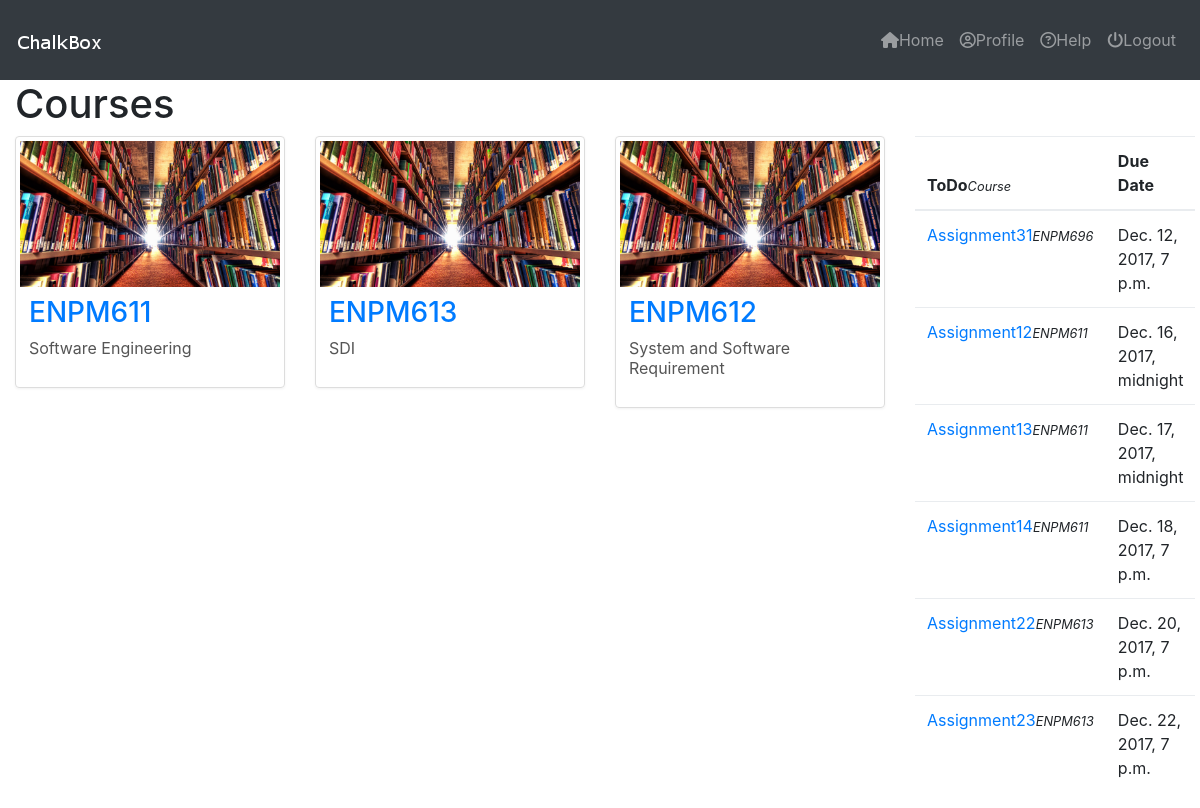
Before: /courses/ (signed in) with the older database file.
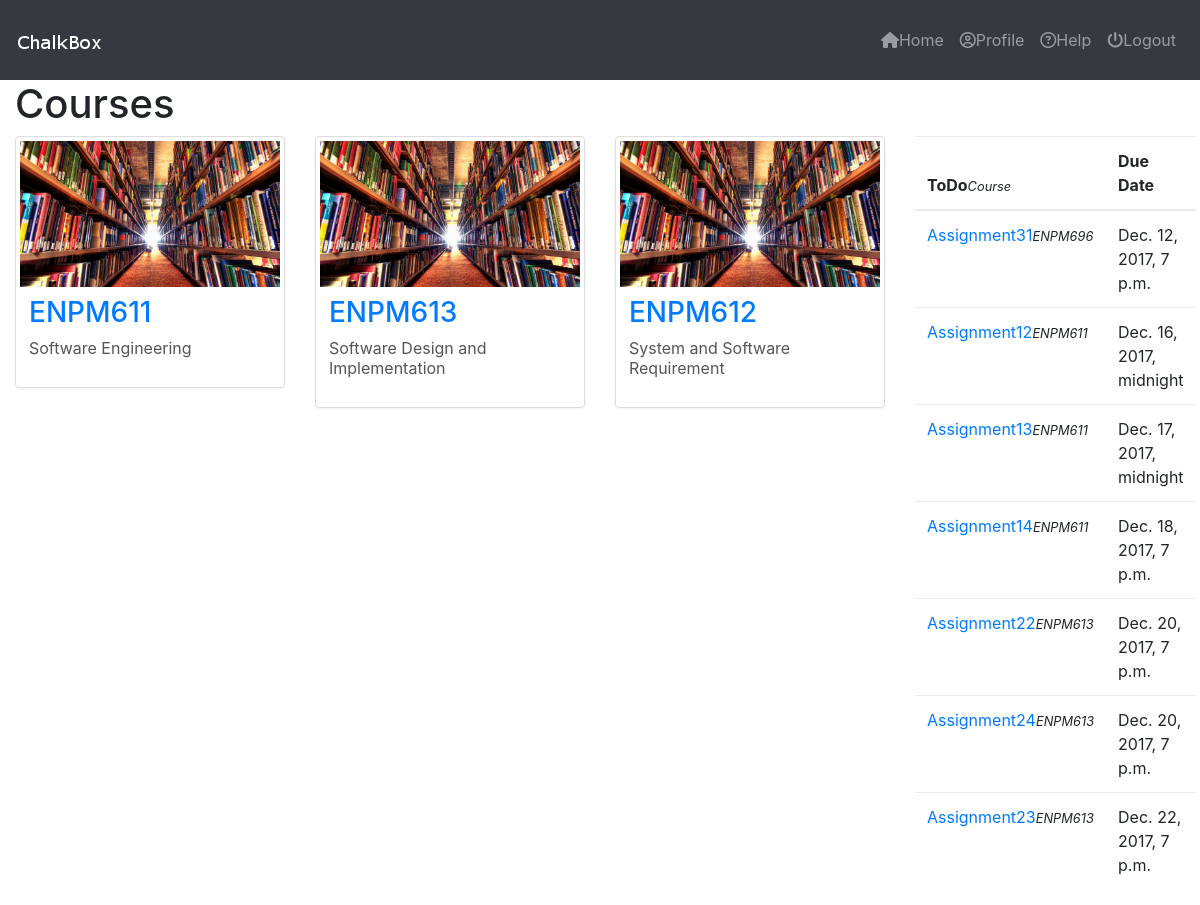
After: the same page with the newer database file.
### courses/models.py (models this page shows, shortened)
class Course(models.Model):
    course_code = models.CharField(max_length=120)
    course_title = models.CharField(max_length=120)
    course_description = models.TextField(blank=True)
    updated     = models.DateTimeField(auto_now=True)
    timestamp   = models.DateTimeField(auto_now_add=True)
    syllabus	= models.FileField(null=True, blank=True)
    publish_syllabus   = models.BooleanField(default=False)
    def get_absolute_url(self):
    	return reverse("courses:detail", kwargs={"cid": self.id})

### assignments/models.py (models this page shows, shortened)
class Assignment(models.Model):
	course = models.ForeignKey(Course)
	title = models.CharField(max_length=120, unique=True)
	due_date = models.DateTimeField()
	total_points	= models.IntegerField()
	description = models.TextField(blank=True)
	updated     = models.DateTimeField(auto_now=True)
	timestamp   = models.DateTimeField(auto_now_add=True)
	question	= models.FileField(null=True, blank=True)
	publish		= models.BooleanField(default=False)
	def is_past_due(self):
		return timezone.now() > self.due_date

### courses/views.py (the view)
def course_home(request):
	user = User(id=request.user.id)
	assignments = Assignment.objects.all().order_by('due_date')
	courses = user.courses.all()
	context = {
		"object_list": courses,
		"todo": assignments,
		"title": "Courses",
	}
	return render(request, "course/course_home.html", context)

### templates/course/course_home.html (shortened to what this page needs)
{% extends "base_navbar.html" %}
{% load staticfiles %}
{% block content %}
<div class="content">
       <div class="container-fluid">
              <div class="row">
                     <div class="col-md-9">
              	<h1>{{ title }}</h1>
                     <div class="row">
              		{% for obj in object_list %}
              		<div class="col-sm-6 col-md-4">
                     		<div class="thumbnail">
                     			<img src="{% static 'img/book.jpg' %}" alt>
                     			<div class="caption">
                     				<h3><a href='{{ obj.get_absolute_url }}'>{{ obj.course_code }}</a></h3>
                     				<p>{{ obj.course_title }}</p>
                     			</div>
                     	       </div>
                            </div>
              	      {% endfor %}
              	</div>
                     </div>
                     <div class="col-md-3" style="padding-top: 7vh;">
                            <table class="table">
                            <thead>
                            <tr>
                                   <th scope="col">ToDo<small><i>Course</i></small></small></th>
                                   <th scope="col">Due Date</th>
                            </tr>
                            </thead>
                            <tbody>
                                   {% for obj in todo %}
                                   {% if obj.is_past_due == False %}
                                   <tr>
                                   <td><a href='{% url "courses:assignments:assignment_detail" cid=obj.course.id aid=obj.id %}'>{{ obj.title }}</a><small><i>{{ obj.course.course_code }}</i></small></td>
                                   <td>{{ obj.due_date }}</td>
                                   </tr>
                                   {% endif %}
                                   {% endfor %}
                            </tbody>
                            </table>
                     </div>
              </div>
       </div>
</div>
{% endblock %}

### templates/base_navbar.html (shortened to what this page needs)
{% extends "base.html" %}
{% block navbar %}
    <ul class="navbar-nav ml-auto">
      <li class="nav-item">
        <a class="nav-link" href='{% url "home" %}'><i class="fa fa-home" aria-hidden="true"></i>Home<span class="sr-only">(current)</span></a>
      </li>
      <li class="nav-item">
        <a class="nav-link" href='{% url "profile:user_profile" %}'><i class="fa fa-user-circle-o" aria-hidden="true"></i>Profile <span class="sr-only">(current)</span></a>
      </li>
      <li class="nav-item">
        <a class="nav-link" href="{% url 'help' %}"><i class="fa fa-question-circle-o" aria-hidden="true"></i>Help <span class="sr-only">(current)</span></a>
      </li>
      <li class="nav-item">
        <a class="nav-link" href="{% url 'logout' %}"><i class="fa fa-power-off" aria-hidden="true"></i>Logout <span class="sr-only">(current)</span></a>
      </li>
    </ul>
{% endblock %}

### templates/base.html (shortened to what this page needs)
{% load staticfiles %}
<!doctype html>
<html lang="en">
		<head>
				{% include 'main_css.html' %}
		</head>
		<body>
				<header>
						<nav class="navbar navbar-expand-md navbar-dark fixed-top bg-dark">
								<a class="navbar-brand" href='{% url "home" %}'><img src="{% static 'img/chalkbox.png' %}" /></a>
								<div class="collapse navbar-collapse" id="navbarCollapse">
									{% block navbar %}
									{% endblock %}
								</div>
						</nav>
				</header>
				{% block content %}
				{% endblock %}
		</body>
</html>

### templates/main_css.html (shortened to what this page needs)
{% load staticfiles %}
<link href="{% static 'css/bootstrap.min.css' %}" rel="stylesheet">
<link href="{% static 'css/bootstrap.css' %}" rel="stylesheet">
<link href="{% static 'css/dashboard.css' %}" rel="stylesheet">
<link href="{% static 'css/custom.css' %}" rel="stylesheet">

### templates/main_js.html (shortened to what this page needs)
{% load staticfiles %}

### static_proj/static_root/css/custom.css (style rules this page uses)
.navbar { min-height: 10vh; }
.content { padding-top: 10vh; }

Changed rows visible on the page:
changed Course "ENPM613": course_title "SDI" → "Software Design and Implementation"
added Assignment: title "Assignment24", course.course_code "ENPM613", due_date "Dec. 20, 2017, 7 p.m."
